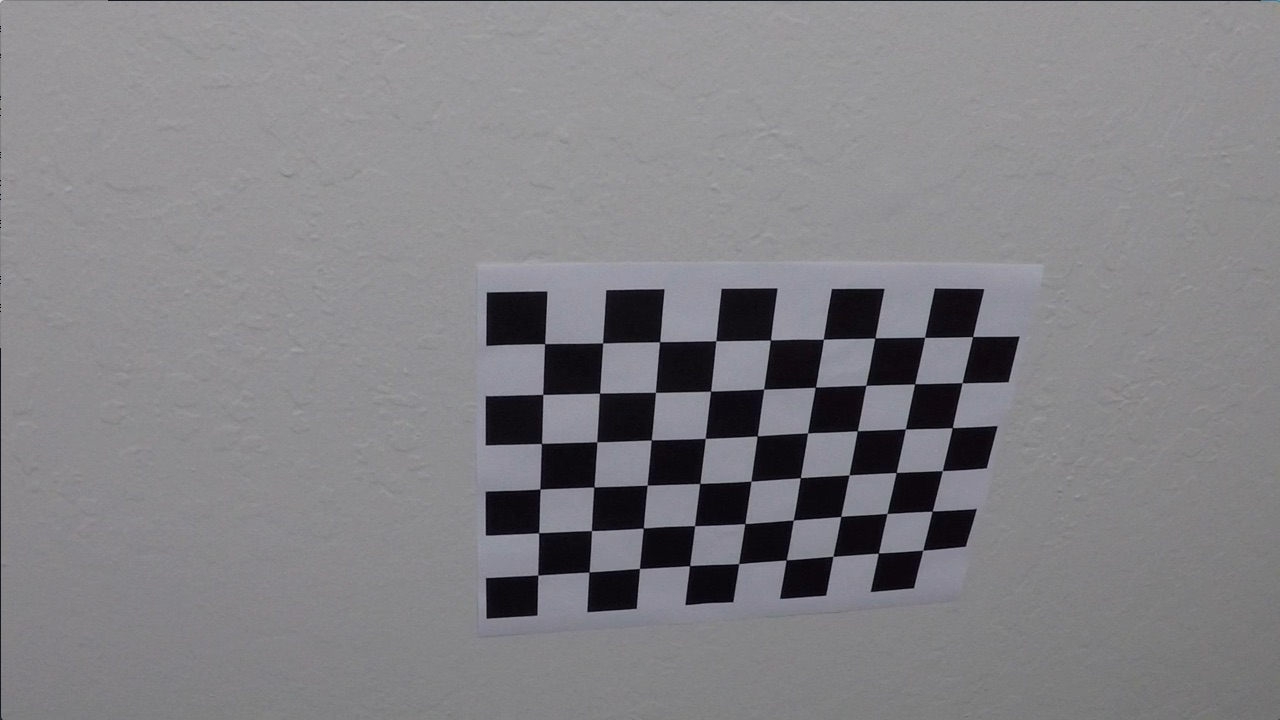
#> input picture camera_cal/calibration10.jpg, 1280 x 720 px; its folder holds only this picture in this run
$ jupyter execute --allow-errors example.ipynb   (shell and % lines are left out)   (older library calls are emulated)
#> lines starting #> are read from the running program, lines starting #| are printed output that depends on the picture
## Advanced Lane Finding Project

The goals / steps of this project are the following:

* Compute the camera calibration matrix and distortion coefficients given a set of chessboard images.
* Apply a distortion correction to raw images.
* Use color transforms, gradients, etc., to create a thresholded binary image.
* Apply a perspective transform to rectify binary image ("birds-eye view").
* Detect lane pixels and fit to find the lane boundary.
* Determine the curvature of the lane and vehicle position with respect to center.
* Warp the detected lane boundaries back onto the original image.
* Output visual display of the lane boundaries and numerical estimation of lane curvature and vehicle position.

# Camera calibration using chessboard images
save the camera calibration parameters into a binary file.

[cell 1]
import numpy as np
import cv2
import glob
import matplotlib.pyplot as plt
import pickle
import os
import errno

# create directory
def mkdir(path):
    try:
        os.makedirs(path)
    except OSError as e:
        if e.errno == errno.EEXIST and os.path.isdir(path):
            pass
        else:
            raise

# create directory and file path
save_directory = '../calibration_data/'
save_file_name = 'calibration_points_pickle.p'
file_path = save_directory + save_file_name
mkdir(save_directory)

# save camera calibration parameters
def saveCaliborationParameters():

    # prepare object points
    objectPoint = np.zeros((6*9,3), np.float32)
    objectPoint[:,:2] = np.mgrid[0:9, 0:6].T.reshape(-1,2)

    # arrays to store object points and images points
    objectPoints = []
    imagePoints =[]

    # make a list of calibration images
    images = glob.glob('../camera_cal/calibration*.jpg')

    # search cheseboard corners
    for index, fileName in enumerate(images):
        image = cv2.imread(fileName)
#> image is the input picture: shape (720, 1280, 3); mean B, G, R 133.1, 129.4, 130.2
        gray = cv2.cvtColor(image, cv2.COLOR_BGR2GRAY)

        # find corners in cheseboard
        ret, corners = cv2.findChessboardCorners(gray, (9,6), None)
#> ret = True; corners = 54 rows, first 8: [545.3, 343.1], [602.7, 342.8], [660.1, 341.3], [715.8, 340.7], [770.6, 340], [823.5, 339.2], [874.3, 338.5], [925.1, 337.4]
        if ret == True:
            objectPoints.append(objectPoint)
            imagePoints.append(corners)

            # # draw and display the corners
            # imageWithCorners = cv2.drawCheseboardCorners(img, (9,6), corners, ret)
            # cv2.imshow(imageWithCorners)
            # cv2.waitKey(500)

    cv2.destroyAllWindows()

    # save objectPoints and imagePoints into pickle
    dist_pickle = {}
    image = cv2.imread('../camera_cal/calibration1.jpg')
    image_size = (image.shape[1], image.shape[0])
    ret, mtx, dist, rvecs, tvecs = cv2.calibrateCamera(objectPoints, imagePoints, image_size, None, None)
    dist_pickle['mtx'] = mtx
    dist_pickle['dist'] = dist

    file_path = os.path.join(save_directory, save_file_name)
    pickle.dump(dist_pickle, open(file_path, 'wb'))


# save corners points
#> (the rest of this cell did not finish here and is left out)

# Calibration distort images

[cell 2]
def calibration_undistort(image):
    image_size = (image.shape[1], image.shape[0])
    gray = cv2.cvtColor(image, cv2.COLOR_BGR2GRAY)
    undistort = cv2.undistort(image, mtx, dist, None, mtx)
    return undistort

## Test Calibration on cheseboard image

[cell 3]
# output images directory
output_path = '../output_images/'

# undistort example cheseboard image
def testCalibration(image):
    undistort_image = calibration_undistort(image)

    f,(ax1, ax2) = plt.subplots(1, 2, figsize=(24, 9))
    f.tight_layout()
    ax1.imshow(image)
    ax1.set_title('Orignal Image', fontsize=50)
    ax2.imshow(undistort_image)
    ax2.set_title('undistort Image', fontsize=50)
    plt.savefig(output_path + 'distort_image.jpg')

# test calibration
image_calibration = cv2.imread('../camera_cal/calibration1.jpg')
#> (the rest of this cell did not finish here and is left out)

# Image perspective transform

[cell 4]
import numpy as np
import cv2
import matplotlib.pyplot as plt
import matplotlib.image as mpimg
import matplotlib.patches as patches

source_points = np.float32([[245, 690],[596, 450], [685, 450], [1068, 690]])
dest_points = np.float32([[240, 700], [240, 0], [970, 0], [970, 700]])

# [6 lines left out: function warpImage, not called in this run]

# Test Transform on road images

[cell 5]
image_straight_lines = mpimg.imread('../test_images/straight_lines1.jpg')
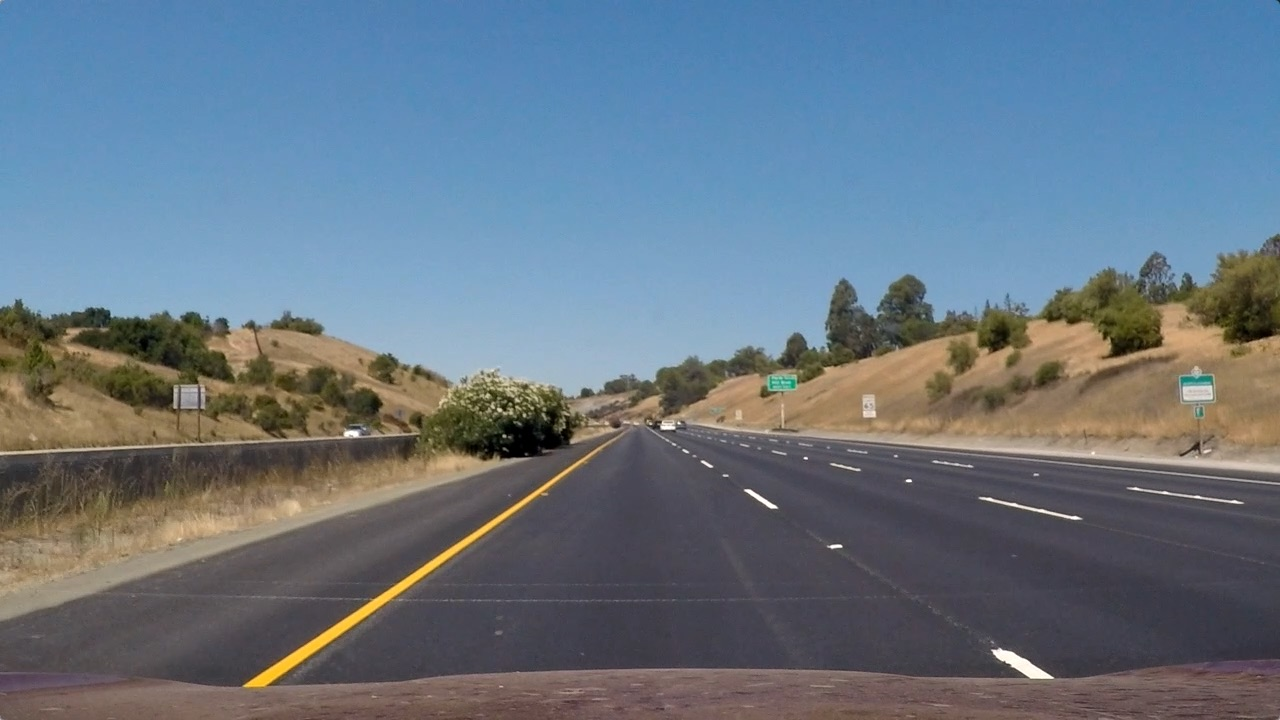
#> input picture test_images/straight_lines1.jpg, 1280 x 720 px
#> image_straight_lines is the input picture: shape (720, 1280, 3); mean R, G, B 103.2, 117.7, 131.2

#> (the rest of this cell did not finish here and is left out)

warped_image, minV = warpImage(undistort_image)

# draw distort and warped image
f, (ax1, ax2) = plt.subplots(1, 2, figsize=(24, 9))
f.tight_layout()
ax1.imshow(image_straight_lines)
ax1.add_patch(patches.Polygon(xy=source_points, fill=False, color='r', linewidth=2))
ax1.set_title('Undistorted Image', fontsize=30)
ax2.imshow(warped_image)
ax2.add_patch(patches.Polygon(xy=dest_points, fill=False, color='r', linewidth=2))
ax2.set_title('Warped Image', fontsize=30)
plt.subplots_adjust(left=0.05, right=0.95, top=0.9, bottom=0.1)
plt.savefig(output_path + 'warped_stright_line.jpg')

# Gradient threshhold methods

[cell 6]
# sobel gradient method
# [57 lines left out: functions abs_sobel_thresh, mag_sobel_thresh, dir_sobel_thresh, channel_thresh, combined_thresh, not called in this run]

# Test combined threshold method

[cell 7]
# # draw binary combined image for test road image
image_test = mpimg.imread('../test_images/test6.jpg')
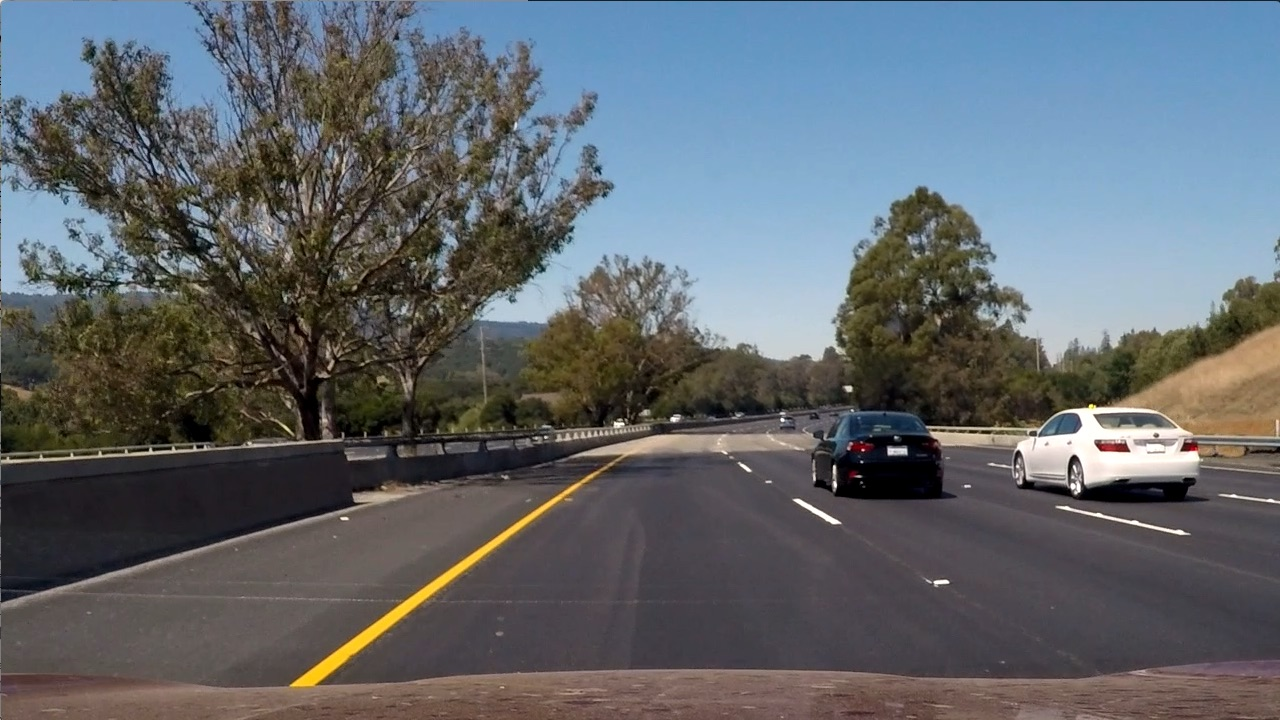
#> input picture test_images/test6.jpg, 1280 x 720 px
#> image_test is the input picture: shape (720, 1280, 3); mean R, G, B 97, 102.6, 107.9
#> (the rest of this cell did not finish here and is left out)

binary_image = combined_thresh(image_undistort)
plt.imshow(binary_image, cmap='gray')
plt.savefig(output_path + 'binary_combined_image.jpg')

# Define Line class to track line information

[cell 8]
# Define a class to receive the characteristics of each line detection
class Line():
    # [23 lines left out: function __init__, not called in this run]

# Implement Sliding Windows and Fit a Polynomial

[cell 9]
import numpy as np
import cv2
import matplotlib.pyplot as plt

# Method to detect lanes on the first frame of the video
# [99 lines left out: function init_frame, not called in this run]

# Test lane polynomial detection on road images

[cell 10]
# [17 lines left out: function draw_polynomials, not called in this run]

image_test = mpimg.imread('../test_images/test2.jpg')
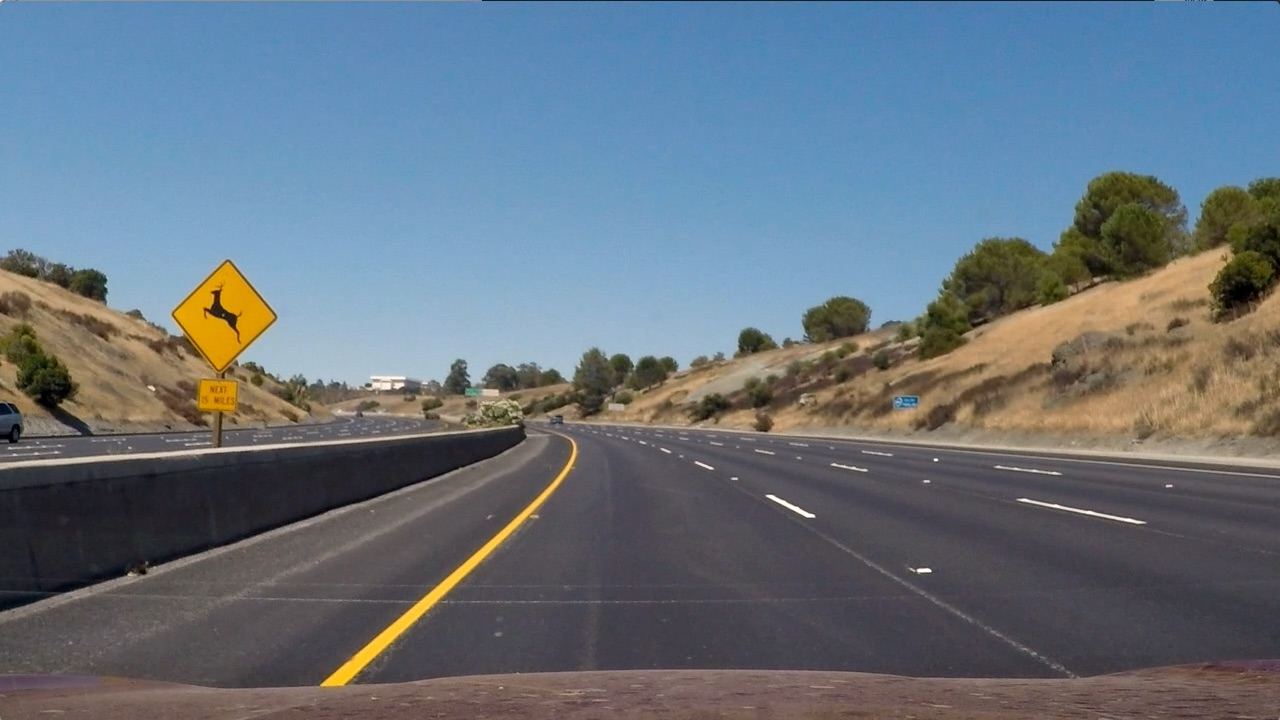
#> input picture test_images/test2.jpg, 1280 x 720 px
#> image_test is the input picture: shape (720, 1280, 3); mean R, G, B 102.8, 114.6, 125.5
# undistort image
#> (the rest of this cell did not finish here and is left out)

#> in calibration_undistort (call 4), `gray = cv2.cvtColor(image, cv2.COLOR_BGR2GRAY)`:
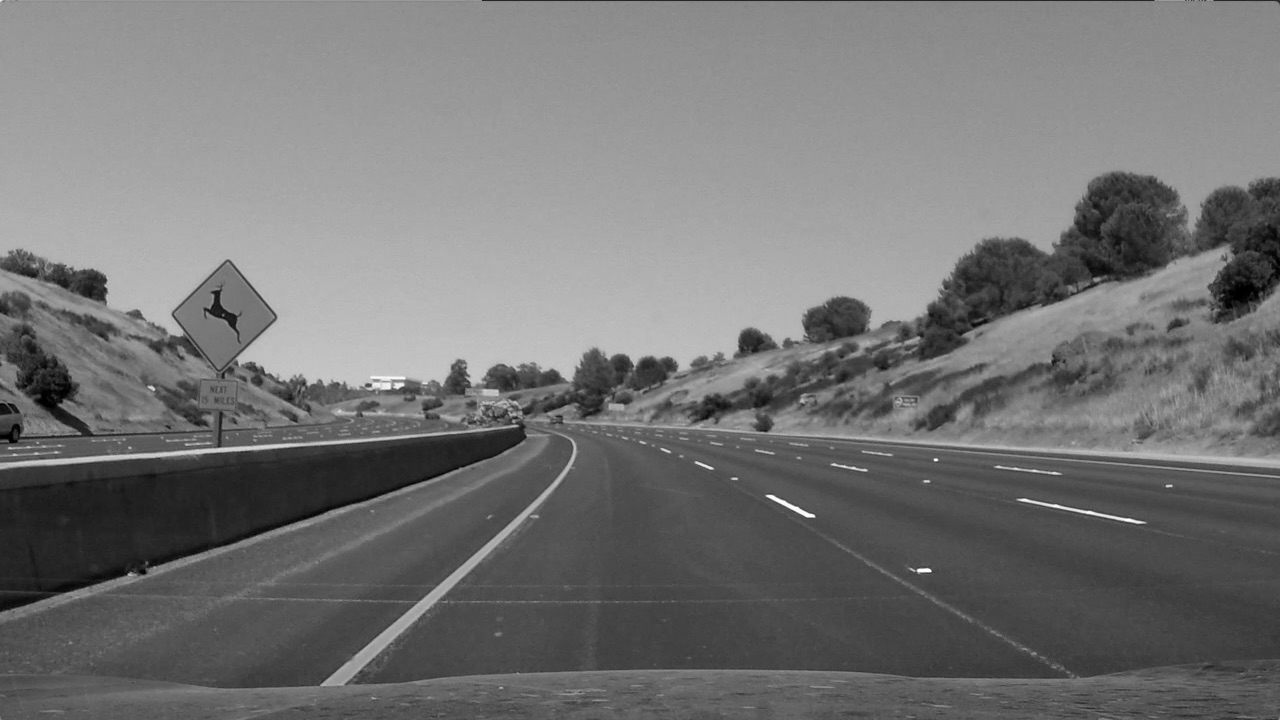
#> gray: shape (720, 1280); min 0, max 254, mean 116.5
# convert to binary image using combined threshold
binary_image = combined_thresh(image_undistort)
# transform perspective of the image
warped_image, minV = warpImage(binary_image)
out_img, left_line, right_line, left_lane_inds, right_lane_inds = init_frame(warped_image.copy())
draw_polynomials(warped_image.copy(), left_line.current_fit, right_line.current_fit, left_lane_inds, right_lane_inds)
